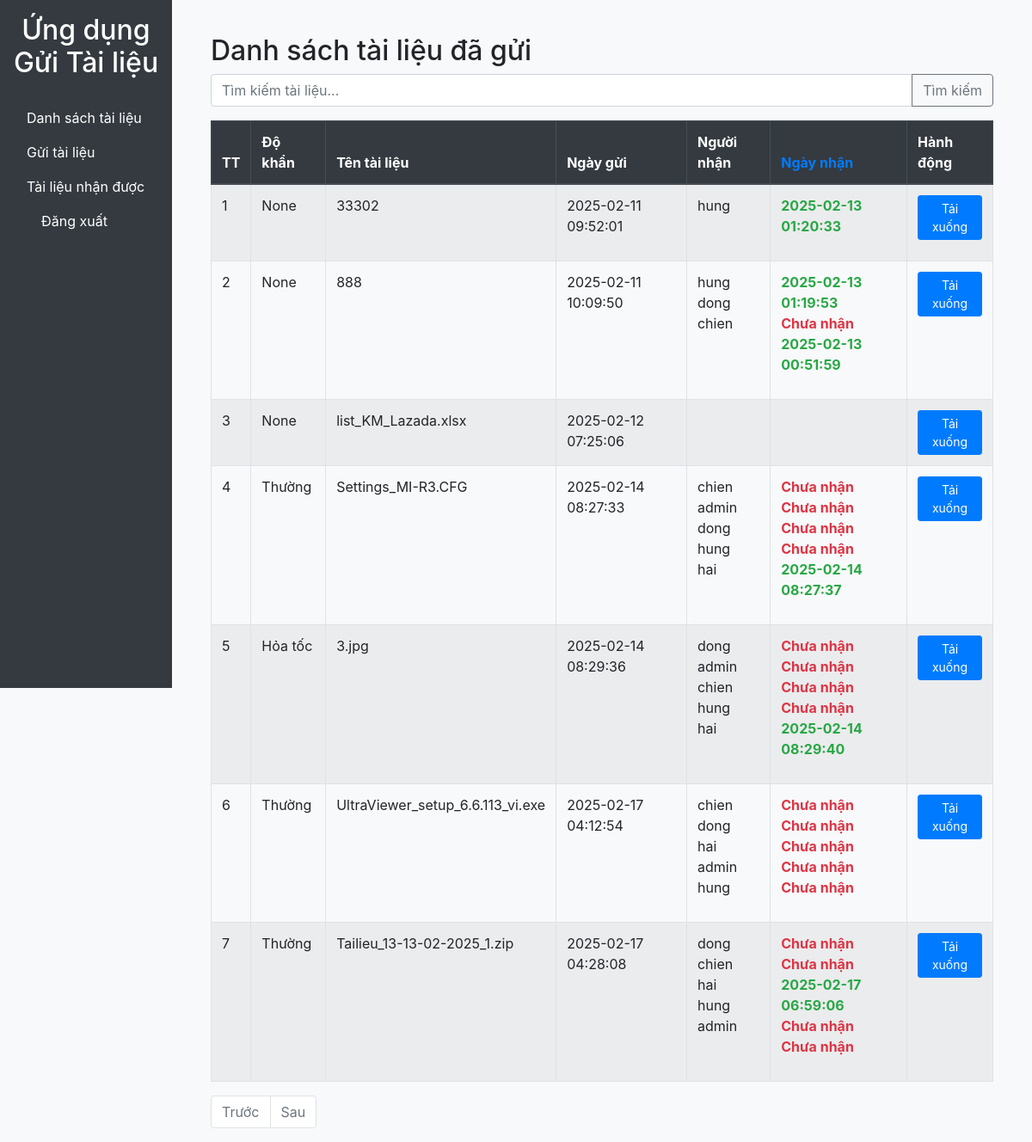
/ (signed in), run on an earlier commit of the app's database.
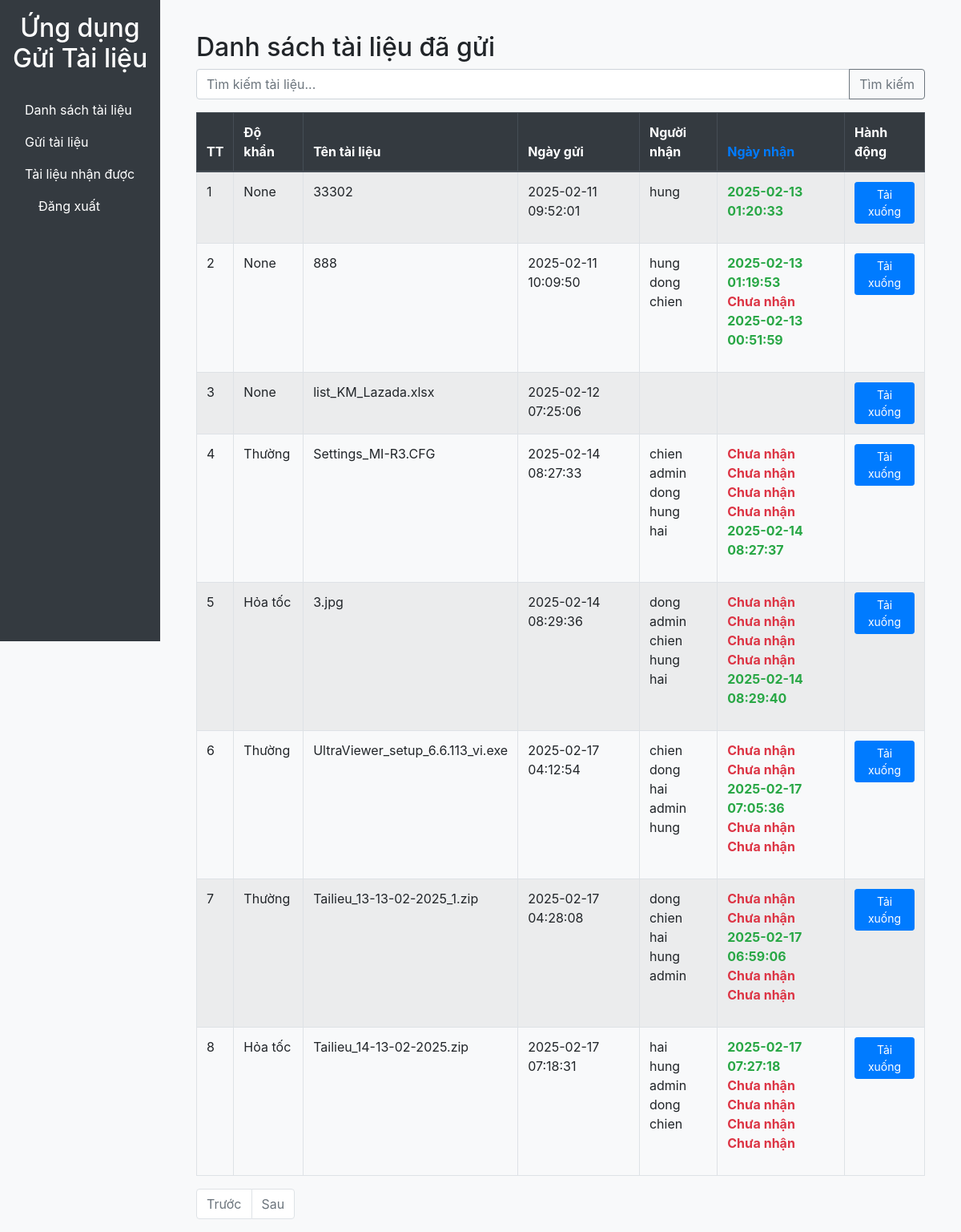
And on a later commit of the database.
### app/models.py (models this page shows, shortened)
class File(db.Model):
    id = db.Column(db.Integer, primary_key=True)
    name = db.Column(db.String(255), index=True)
    file_path = db.Column(db.String(255))
    uploaded_at = db.Column(db.DateTime, default=datetime.utcnow, index=True)
    urgency = db.Column(db.String(20), index=True)
    uploaded_by_id = db.Column(db.Integer, db.ForeignKey('user.id'))
    uploaded_by = db.relationship('User', backref='uploaded_files')

class User(UserMixin, db.Model):
    id = db.Column(db.Integer, primary_key=True)
    username = db.Column(db.String(64), index=True, unique=True)
    password_hash = db.Column(db.String(128))
    is_admin = db.Column(db.Boolean, default=False)
    groups = db.relationship('Group', secondary=user_groups, back_populates='users')

class FileRecipient(db.Model):
    id = db.Column(db.Integer, primary_key=True)
    file_id = db.Column(db.Integer, db.ForeignKey('file.id'), index=True)
    recipient_id = db.Column(db.Integer, db.ForeignKey('user.id'), index=True)
    is_read = db.Column(db.Boolean, default=False, index=True)
    read_at = db.Column(db.DateTime, nullable=True)
    file = db.relationship('File', backref='recipients')
    recipient = db.relationship('User', backref='received_files')

### app/routes.py (the view)
@bp.route('/')
@login_required
def file_list():
    search_query = request.args.get('search', '')
    page = request.args.get('page', 1, type=int)
    per_page = 10
    files_query = File.query.filter(File.uploaded_by == current_user)
    if search_query:
        files_query = files_query.filter(File.name.ilike(f'%{search_query}%'))
    files = files_query.paginate(page, per_page, False)
    file_data = []
    for file in files.items:
        recipients = FileRecipient.query.filter_by(file_id=file.id).all()
        recipient_list = [{'username': recipient.recipient.username, 'read_at': recipient.read_at} for recipient in
                          recipients]
        file_data.append({
            'id': file.id,
            'urgency': file.urgency,
            'name': file.name,
            'uploaded_at': file.uploaded_at,
            'recipients': recipient_list
        })
    next_url = url_for('routes.file_list', page=files.next_num, search=search_query) if files.has_next else None
    prev_url = url_for('routes.file_list', page=files.prev_num, search=search_query) if files.has_prev else None
    return render_template('file_list.html', files=file_data, search_query=search_query, next_url=next_url,
                           prev_url=prev_url)

### app/models.py (called while the page is built)
@login.user_loader
def load_user(id):
    return User.query.get(int(id))

### app/templates/file_list.html
{% extends 'base.html' %}
{% block content %}
<div class="container mt-4">
    <h2>Danh sách tài liệu đã gửi</h2>
    <form method="get" action="{{ url_for('routes.file_list') }}">
        <div class="input-group mb-3">
            <input type="text" name="search" class="form-control" placeholder="Tìm kiếm tài liệu..." value="{{ search_query }}">
            <div class="input-group-append">
                <button class="btn btn-outline-secondary" type="submit">Tìm kiếm</button>
            </div>
        </div>
    </form>
    <table class="table table-bordered table-striped table-hover">
        <thead class="thead-dark">
            <tr>
                <th>TT</th>
                <th>Độ khẩn</th>
                <th>Tên tài liệu</th>
                <th>Ngày gửi</th>
                <th>Người nhận</th>
                <th class="text-primary">Ngày nhận</th>
                <th>Hành động</th>
            </tr>
        </thead>
        <tbody>
            {% for file in files %}
            <tr>
                <td>{{ loop.index + (request.args.get('page', 1, type=int) - 1) * 10 }}</td>
                <td>{{ file.urgency }}</td>
                <td>{{ file.name }}</td>
                <td>{{ file.uploaded_at.strftime('%Y-%m-%d %H:%M:%S') }}</td>
                <td>
                    <ul class="list-unstyled">
                        {% for recipient in file.recipients %}
                        <li>{{ recipient.username }}</li>
                        {% endfor %}
                    </ul>
                </td>
                <td>
                    <ul class="list-unstyled">
                        {% for recipient in file.recipients %}
                        <li class="{{ 'text-danger font-weight-bold' if not recipient.read_at else 'text-success font-weight-bold' }}">
                            {{ recipient.read_at.strftime('%Y-%m-%d %H:%M:%S') if recipient.read_at else 'Chưa nhận' }}
                        </li>
                        {% endfor %}
                    </ul>
                </td>
                <td>
                    <a href="{{ url_for('routes.download_file', file_id=file.id) }}" class="btn btn-primary btn-sm">Tải xuống</a>
                </td>
            </tr>
            {% endfor %}
        </tbody>
    </table>
    <nav>
        <ul class="pagination">
            {% if prev_url %}
            <li class="page-item">
                <a class="page-link" href="{{ prev_url }}">Trước</a>
            </li>
            {% else %}
            <li class="page-item disabled">
                <a class="page-link" href="#">Trước</a>
            </li>
            {% endif %}
            {% if next_url %}
            <li class="page-item">
                <a class="page-link" href="{{ next_url }}">Sau</a>
            </li>
            {% else %}
            <li class="page-item disabled">
                <a class="page-link" href="#">Sau</a>
            </li>
            {% endif %}
        </ul>
    </nav>
</div>
{% endblock %}

### app/templates/base.html (shortened to what this page needs)
<!DOCTYPE html>
<html lang="en">
<head>
    <link rel="stylesheet" href="{{ url_for('static', filename='css/bootstrap.min.css') }}">
    <link rel="stylesheet" href="{{ url_for('static', filename='css/fontawesome.min.css') }}">
    <link rel="stylesheet" href="{{ url_for('static', filename='css/admin.css') }}">
</head>
<body>
    <div class="container-fluid">
        <div class="row">
            <div class="col-md-2 bg-dark text-white sidebar">
                <div class="sidebar-sticky">
                    <h2 class="text-center py-3">Ứng dụng Gửi Tài liệu</h2>
                    <ul class="nav flex-column">
                        <li class="nav-item">
                            <a class="nav-link" href="{{ url_for('routes.file_list') }}">Danh sách tài liệu</a>
                        </li>
                        <li class="nav-item">
                            <a class="nav-link" href="{{ url_for('routes.upload_file') }}">Gửi tài liệu</a>
                        </li>
                        <li class="nav-item">
                            <a class="nav-link" href="{{ url_for('routes.received_files') }}">Tài liệu nhận được</a>
                        </li>
                        <li class="nav-item mt-auto">
                            <a class="nav-link" href="{{ url_for('auth.logout') }}"><i class="fas fa-sign-out-alt"></i> Đăng xuất</a>
                        </li>
                    </ul>
                </div>
            </div>
            <div class="col-md-10 offset-md-2">
                <nav class="navbar navbar-expand-lg navbar-light bg-light">
                </nav>
                <div class="container mt-4">
                    {% block content %}{% endblock %}
                </div>
            </div>
        </div>
    </div>
</body>
</html>

### app/static/css/admin.css (style rules this page uses)
body { background-color: #f8f9fa; }
.navbar { margin-bottom: 20px; }
.table-striped tbody tr:nth-of-type(odd) { background-color: rgba(0,0,0,.05); }
.sidebar { height: 100vh; position: fixed; }
.nav-link { color: #ffffff; }

What changed in the data, as far as the page shows it:
changed through a linked row, User "hai": read_at "Chưa nhận" → "2025-02-17 07:05:36"
added File: urgency "Hỏa tốc", name "Tailieu_14-13-02-2025.zip", uploaded_at "2025-02-17 07:18:31", User (username "hai", read_at "2025-02-17 07:27:18"), User (username "hung", read_at "Chưa nhận"), User (username "admin", read_at "Chưa nhận"), User (username "dong", read_at "Chưa nhận"), User (username "chien", read_at "Chưa nhận")
